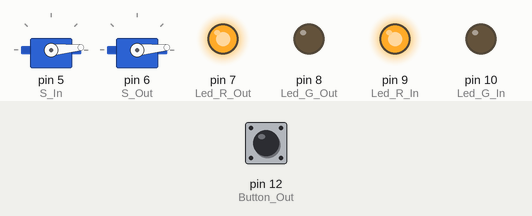
This sketch was run on a simulated Arduino Uno, built with avr-gcc and run on an emulated ATmega328P. Parts: 2 × servo, output pins drawn as LEDs (lit = HIGH). Dashed ring = blinking. The inputs (shaded band) are chosen by the test bench; at power-on: pin 12 (Button_Out) HIGH.

Above: at 1.7 s.
1.8 s: pin 12 (Button_Out) pulled LOW for 1 s
At 3.6 s:
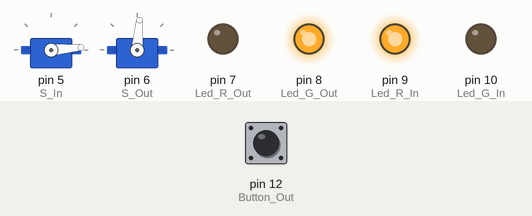
4.4 s: pin 12 (Button_Out) pulled LOW for 0.25 s
At 5.0 s:
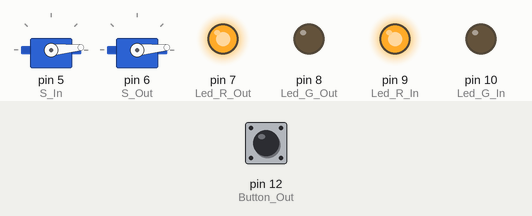
6.2 s: pin 12 (Button_Out) pulled LOW for 3.2 s
At 6.6 s:
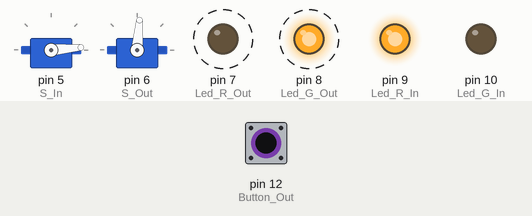
Timing chart, 0 to 11.0 s (numbered marks = the images above; inputs shaded):
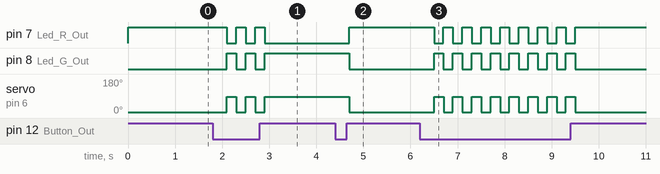

The sketch:

parking.ino
```cpp
#include <Servo.h>
#include <Wire.h>

#define PCF8574N_addr	0x20

#define	Open	85			//Posiciones Servos
#define Close	5

#define max_sens	30

#define S1			A0		//Sensores a entradas analogicas
#define S2			A1
#define S3			A2
#define S4			A3
#define S5			A4
#define S6			A5
#define Button_In	  	11	//Botones
#define Button_Out		12
#define Led_G_In	  	10
#define Led_R_In	  	9
#define Led_G_Out	  	8
#define Led_R_Out	  	7


Servo S_In;			//Instanciamos los servos de entrada y salida
Servo S_Out;


int car_cap;			//Capacidad del parking
int Enter_State = 0;	//Estado de las barreras 0 = cerrado 1 = abierto
int Exit_State = 0;


void setup()
{
	pinMode(S1, INPUT);				//Config pines I/O
	pinMode(S2, INPUT);
	pinMode(S3, INPUT);
	pinMode(S4, INPUT);
	pinMode(S5, INPUT);
	pinMode(S6, INPUT);
	pinMode(Button_In, INPUT);
	pinMode(Button_Out, INPUT);
	pinMode(Led_G_In, OUTPUT);
	pinMode(Led_G_Out, OUTPUT);
	pinMode(Led_R_In, OUTPUT);
	pinMode(Led_R_Out, OUTPUT);

	S_In.attach(5);			//Servo entrada a pin 5
	S_Out.attach(6);		//Servo salida a pin 6

	Wire.begin();			//Inicializamos comunicacion I2C
	Serial.begin(9600);		//Inicializamos comunicacion Serie

	digitalWrite(Led_R_In, HIGH);			//Activamos semaforos en rojo
	digitalWrite(Led_R_Out, HIGH);

	S_Out.write(Close);
	S_In.write(Close);
	delay(500);


}


void loop()
{
	Exit();
}

void Barrier(int pos, int servo)		//Servo In (1), Servo Out (2)
{
	if(servo == 1)
	{
		S_In.write(pos);
		delay(20);
	}
	else if(servo == 2)
	{
		S_Out.write(pos);
		delay(20);
	}
}

void display(int num)									//Control de display 7 segmentos con expansor I2C PCF8574N
{
	Wire.beginTransmission(PCF8574N_addr);
	switch(num){										//	   Bit: | 7 | 6  | 5 | 4 | 3 | 2 | 1 | 0 |
		case 0:											// Segment: | a | b  | c | d | e | f | g |   |
			Wire.write(B00000011);						//  Pin IO: | 1 | 10 | 8 | 5 | 4 | 2 | 3 |   |
		break;

		case 1:
			Wire.write(B10011111);
		break;

		case 2:
			Wire.write(B00100101);
		break;

		case 3:
			Wire.write(B00001101);
		break;

		case 4:
			Wire.write(B10011001);
		break;
	}
	Wire.endTransmission();
}

int park_num(void)
{
	int park_cap = 0;
	int sensor = 0;
	int lim = 30;						//limite de sensado del CYN70

	sensor = analogRead(S3);
	if(sensor <= lim)
	{
		park_cap++;
	}

	sensor = analogRead(S4);
	if(sensor <= lim)
	{
		park_cap++;
	}

	sensor = analogRead(S5);
	if(sensor <= lim)
	{
		park_cap++;
	}

	sensor = analogRead(S6);
	if(sensor <= lim)
	{
		park_cap++;
	}

	return park_cap;


}

void debug(int data)
{
	Serial.println(data);
}


void Exit(void)					//En pruebas
{
	int puls;
	puls = digitalRead(Button_Out);
	delay(200);
	if(puls == LOW)
	{
		if(Exit_State == 0)
		{
			digitalWrite(Led_R_Out, LOW);
			digitalWrite(Led_G_Out, HIGH);
			S_Out.write(Open);
			Exit_State = 1;
		}
		else if(Exit_State == 1)
		{
			digitalWrite(Led_R_Out, HIGH);
			digitalWrite(Led_G_Out, LOW);
			S_Out.write(Close);
			Exit_State = 0;
		}


	}

}

void Enter(void)					//En pruebas
{
	int puls;
	puls = digitalRead(Button_Out);
	delay(200);
	if(puls == LOW)
	{
		if(Enter_State == 0)
		{
			digitalWrite(Led_R_Out, LOW);
			digitalWrite(Led_G_Out, HIGH);
			S_Out.write(Open);
			Enter_State = 1;
		}
		else if(Enter_State == 1)
		{
			digitalWrite(Led_R_Out, HIGH);
			digitalWrite(Led_G_Out, LOW);
			S_Out.write(Close);
			Enter_State = 0;
		}


	}

}
```

Measured:
- after the input at 1.8 s, pin 7 (Led_R_Out): alternates HIGH for 0.20 s and LOW for 0.20 s, 5 changes in all, then stays LOW, starting after 0.30 s; pin 8 (Led_G_Out): alternates HIGH for 0.20 s and LOW for 0.20 s, 5 changes in all, then stays HIGH, starting after 0.30 s
- after the input at 4.4 s, pin 7 (Led_R_Out): LOW → HIGH after 0.30 s; pin 8 (Led_G_Out): HIGH → LOW after 0.30 s; servo on pin 6 (S_Out): 85° → 5° after 0.30 s
- after the input at 6.2 s, pin 7 (Led_R_Out): alternates HIGH for 0.20 s and LOW for 0.20 s, 16 changes in all, then stays HIGH, starting after 0.30 s; pin 8 (Led_G_Out): alternates HIGH for 0.20 s and LOW for 0.20 s, 16 changes in all, then stays LOW, starting after 0.30 s
